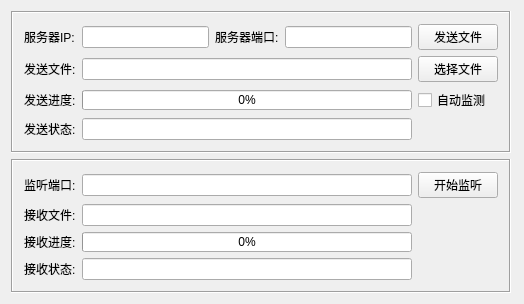
<?xml version="1.0" encoding="UTF-8"?>
<ui version="4.0">
 <class>frmMain</class>
 <widget class="QWidget" name="frmMain">
  <property name="geometry">
   <rect>
    <x>0</x>
    <y>0</y>
    <width>524</width>
    <height>279</height>
   </rect>
  </property>
  <property name="styleSheet">
   <string notr="true"/>
  </property>
  <layout class="QGridLayout" name="gridLayout_3">
   <item row="0" column="0">
    <widget class="QFrame" name="gboxClient">
     <property name="minimumSize">
      <size>
       <width>500</width>
       <height>0</height>
      </size>
     </property>
     <property name="frameShape">
      <enum>QFrame::Box</enum>
     </property>
     <property name="frameShadow">
      <enum>QFrame::Sunken</enum>
     </property>
     <layout class="QGridLayout" name="gridLayout">
      <item row="0" column="0">
       <widget class="QLabel" name="labServerIP">
        <property name="text">
         <string>服务器IP:</string>
        </property>
       </widget>
      </item>
      <item row="0" column="1">
       <widget class="QLineEdit" name="txtServerIP"/>
      </item>
      <item row="0" column="2">
       <widget class="QLabel" name="labServerPort">
        <property name="text">
         <string>服务器端口:</string>
        </property>
       </widget>
      </item>
      <item row="0" column="3">
       <widget class="QLineEdit" name="txtServerPort"/>
      </item>
      <item row="1" column="0">
       <widget class="QLabel" name="labSendFile">
        <property name="text">
         <string>发送文件:</string>
        </property>
       </widget>
      </item>
      <item row="1" column="1" colspan="3">
       <widget class="QLineEdit" name="txtSendFile">
        <property name="readOnly">
         <bool>false</bool>
        </property>
       </widget>
      </item>
      <item row="2" column="0">
       <widget class="QLabel" name="labSendData">
        <property name="text">
         <string>发送进度:</string>
        </property>
       </widget>
      </item>
      <item row="3" column="0">
       <widget class="QLabel" name="labSendStatus">
        <property name="text">
         <string>发送状态:</string>
        </property>
       </widget>
      </item>
      <item row="1" column="4">
       <widget class="QPushButton" name="btnSelect">
        <property name="minimumSize">
         <size>
          <width>80</width>
          <height>0</height>
         </size>
        </property>
        <property name="text">
         <string>选择文件</string>
        </property>
       </widget>
      </item>
      <item row="0" column="4">
       <widget class="QPushButton" name="btnSend">
        <property name="minimumSize">
         <size>
          <width>80</width>
          <height>0</height>
         </size>
        </property>
        <property name="text">
         <string>发送文件</string>
        </property>
       </widget>
      </item>
      <item row="2" column="1" colspan="3">
       <widget class="QProgressBar" name="pbarSendData">
        <property name="maximumSize">
         <size>
          <width>16777215</width>
          <height>20</height>
         </size>
        </property>
        <property name="value">
         <number>0</number>
        </property>
        <property name="alignment">
         <set>Qt::AlignCenter</set>
        </property>
       </widget>
      </item>
      <item row="3" column="1" colspan="3">
       <widget class="QLineEdit" name="txtSendStatus">
        <property name="readOnly">
         <bool>true</bool>
        </property>
       </widget>
      </item>
      <item row="2" column="4">
       <widget class="QCheckBox" name="ckAutoListen">
        <property name="text">
         <string>自动监测</string>
        </property>
       </widget>
      </item>
     </layout>
    </widget>
   </item>
   <item row="0" column="1">
    <spacer name="horizontalSpacer">
     <property name="orientation">
      <enum>Qt::Horizontal</enum>
     </property>
     <property name="sizeHint" stdset="0">
      <size>
       <width>0</width>
       <height>20</height>
      </size>
     </property>
    </spacer>
   </item>
   <item row="1" column="0">
    <widget class="QFrame" name="gboxServer">
     <property name="frameShape">
      <enum>QFrame::Box</enum>
     </property>
     <property name="frameShadow">
      <enum>QFrame::Sunken</enum>
     </property>
     <layout class="QGridLayout" name="gridLayout_2">
      <item row="0" column="0">
       <widget class="QLabel" name="labListen">
        <property name="text">
         <string>监听端口:</string>
        </property>
       </widget>
      </item>
      <item row="0" column="1">
       <widget class="QLineEdit" name="txtListenPort"/>
      </item>
      <item row="0" column="2">
       <widget class="QPushButton" name="btnListen">
        <property name="minimumSize">
         <size>
          <width>80</width>
          <height>0</height>
         </size>
        </property>
        <property name="text">
         <string>开始监听</string>
        </property>
       </widget>
      </item>
      <item row="1" column="0">
       <widget class="QLabel" name="labReceiveFile">
        <property name="text">
         <string>接收文件:</string>
        </property>
       </widget>
      </item>
      <item row="2" column="0">
       <widget class="QLabel" name="labReceiveData">
        <property name="text">
         <string>接收进度:</string>
        </property>
       </widget>
      </item>
      <item row="3" column="0">
       <widget class="QLabel" name="labReceiveStatus">
        <property name="text">
         <string>接收状态:</string>
        </property>
       </widget>
      </item>
      <item row="1" column="1">
       <widget class="QLineEdit" name="txtReceiveFile">
        <property name="readOnly">
         <bool>true</bool>
        </property>
       </widget>
      </item>
      <item row="2" column="1">
       <widget class="QProgressBar" name="pbarReceiveData">
        <property name="maximumSize">
         <size>
          <width>16777215</width>
          <height>20</height>
         </size>
        </property>
        <property name="value">
         <number>0</number>
        </property>
        <property name="alignment">
         <set>Qt::AlignCenter</set>
        </property>
       </widget>
      </item>
      <item row="3" column="1">
       <widget class="QLineEdit" name="txtReceiveStatus">
        <property name="readOnly">
         <bool>true</bool>
        </property>
       </widget>
      </item>
     </layout>
    </widget>
   </item>
   <item row="2" column="0">
    <spacer name="verticalSpacer">
     <property name="orientation">
      <enum>Qt::Vertical</enum>
     </property>
     <property name="sizeHint" stdset="0">
      <size>
       <width>20</width>
       <height>40</height>
      </size>
     </property>
    </spacer>
   </item>
  </layout>
 </widget>
 <layoutdefault spacing="6" margin="11"/>
 <resources/>
 <connections/>
</ui>
